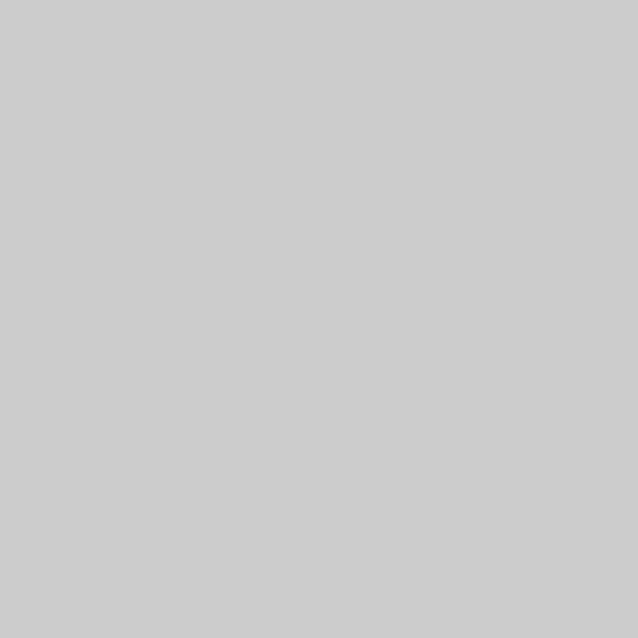
Frame 1 (no input)
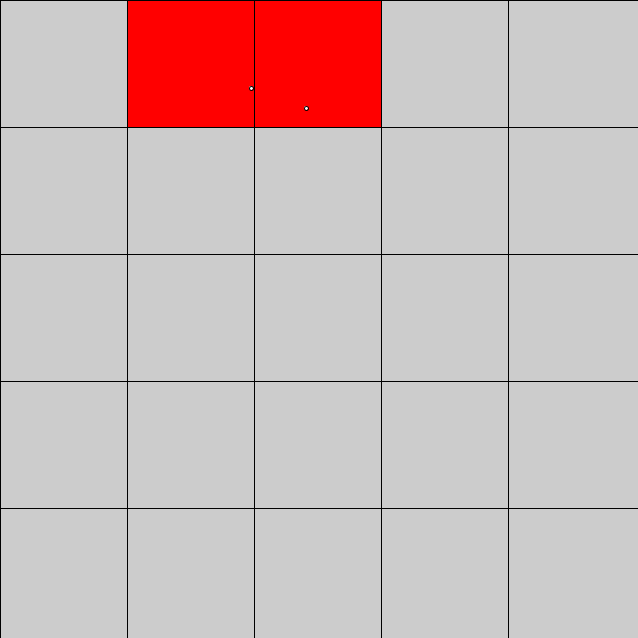
Frame 60 (the mouse pressed at the canvas centre just before this capture)
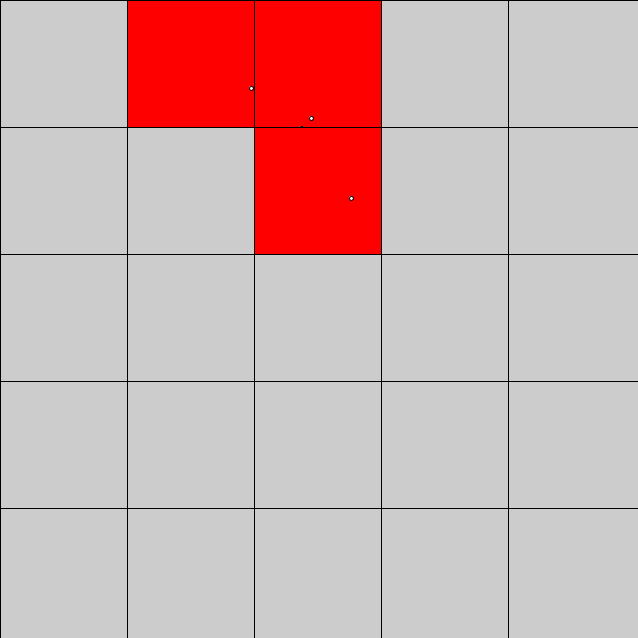
Frame 120 (the mouse held since frame 60 and released just before this capture)

The Processing sketch that drew these frames (run headless with seeded random() and noise(); from frame 60 on, the mouse is pressed at the canvas centre):

// Processing sketch: fan_grid
// ── fan_grid.pde
int latitude;
int longitude;


int start;

void setup(){
  size(638, 638);
  start = millis(); //now
  
  latitude = round(random(0, width/2));
  longitude = round(random(0, height/2));
  
  
}

void draw(){
  if(millis() - start > 100){//has it been 2 seconds since our last 'start'
    //whatever we want to do every 2 seconds goes here
    getNewDataPoint();
    start = millis();
  }
  
}

void getNewDataPoint(){
  int fanside = width/5; 
  latitude = latitude + round(random(-1, 5))*5; //y
  longitude = longitude + round(random(-1,5))*5; //x
  
  int row = (longitude / fanside);
  int col = (latitude / fanside);
  
  fill(255, 0, 0);
  rect(col*fanside, row*fanside, fanside, fanside);
  fill(255, 255, 255);
  
  
  ellipse(latitude, longitude, 4, 4);
  
  
  for(int i = 0; i < 5; i++){
    line(i*fanside,0 ,i*fanside, height);
    line(0, i*fanside, width, i*fanside);
  }

}
